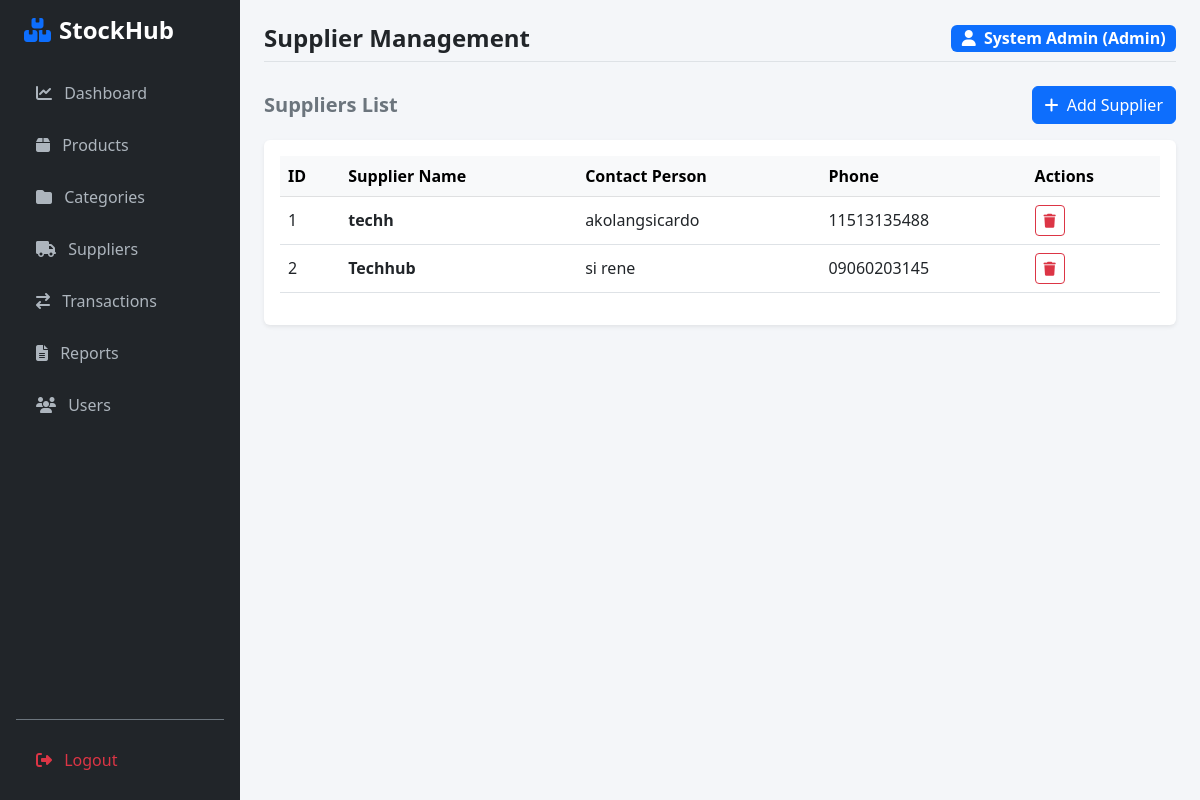
The page /suppliers (signed in) on the database as committed earlier.
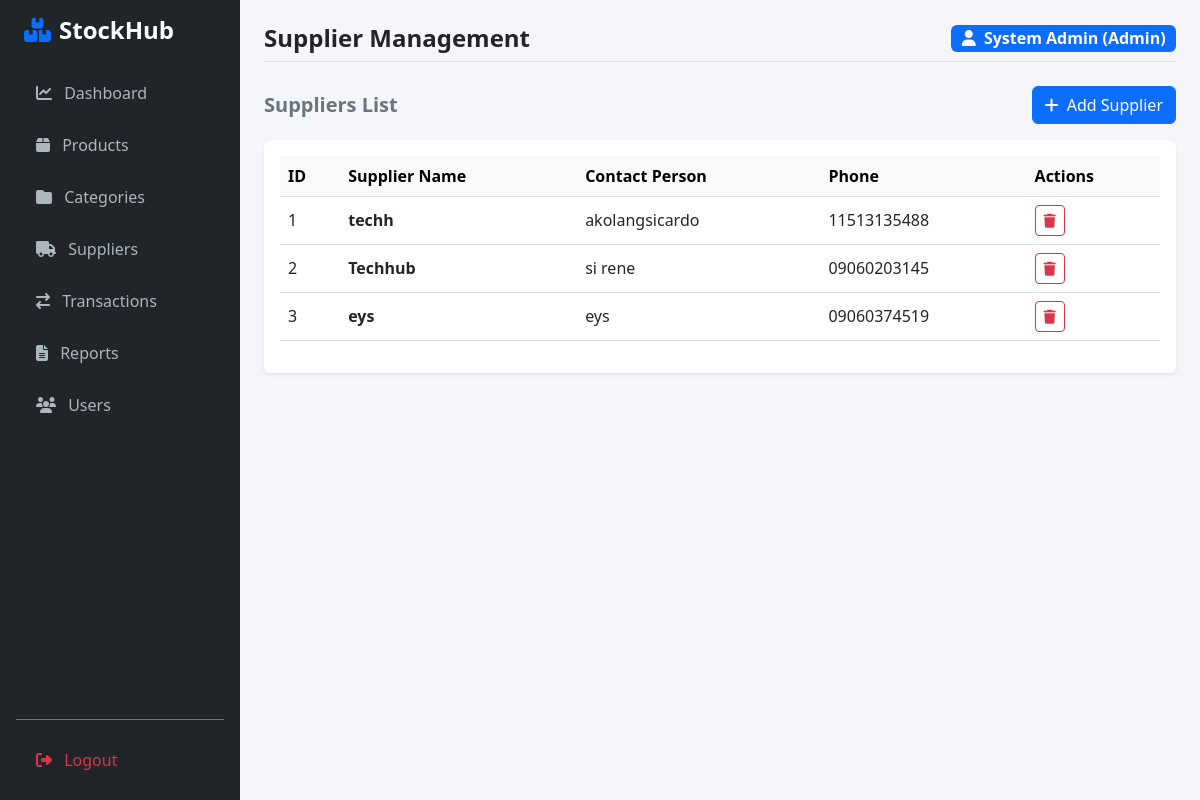
The same page on the database as committed later.
### app/models.py (models this page shows)
class Supplier(db.Model):
    __tablename__ = 'suppliers'
    id = db.Column(db.Integer, primary_key=True)
    supplier_name = db.Column(db.String(100), nullable=False)
    contact_person = db.Column(db.String(100))
    contact_no = db.Column(db.String(20))
    created_at = db.Column(db.DateTime, default=datetime.utcnow)
    products = db.relationship('Product', backref='supplier', lazy=True)

### app/routes.py (the view)
@main.route('/suppliers')
@login_required
def suppliers():
    all_suppliers = Supplier.query.all()
    return render_template('suppliers.html', suppliers=all_suppliers)

### app/templates/suppliers.html (shortened to what this page needs)
{% extends "base.html" %}
{% block page_title %}Supplier Management{% endblock %}
{% block content %}
<div class="d-flex justify-content-between align-items-center mb-3">
    <h5 class="fw-bold text-secondary mb-0">Suppliers List</h5>
    <button class="btn btn-primary" data-bs-toggle="modal" data-bs-target="#addSupplierModal">
        <i class="fa-solid fa-plus me-1"></i> Add Supplier
    </button>
</div>
<div class="card shadow-sm border-0 p-3">
    <table class="table table-hover align-middle">
        <thead class="table-light">
            <tr>
                <th>ID</th>
                <th>Supplier Name</th>
                <th>Contact Person</th>
                <th>Phone</th>
                <th>Actions</th>
            </tr>
        </thead>
        <tbody>
            {% for supplier in suppliers %}
            <tr>
                <td>{{ supplier.id }}</td>
                <td class="fw-bold">{{ supplier.supplier_name }}</td>
                <td>{{ supplier.contact_person or 'N/A' }}</td>
                <td>{{ supplier.contact_no or 'N/A' }}</td>
                <td>
                    <form action="{{ url_for('main.delete_supplier', id=supplier.id) }}" method="POST" class="d-inline" onsubmit="return confirm('Are you sure you want to delete this supplier?');">
                        <button type="submit" class="btn btn-sm btn-outline-danger"><i class="fa-solid fa-trash"></i></button>
                    </form>
                </td>
            </tr>
            {% else %}
            <tr>
                <td colspan="5" class="text-center text-muted py-4">No suppliers created yet.</td>
            </tr>
            {% endfor %}
        </tbody>
    </table>
</div>
{% endblock %}

Rows that differ between the two databases and show on the page:
added Supplier: id "3", supplier_name "eys", contact_person "eys", contact_no "09060374519"
